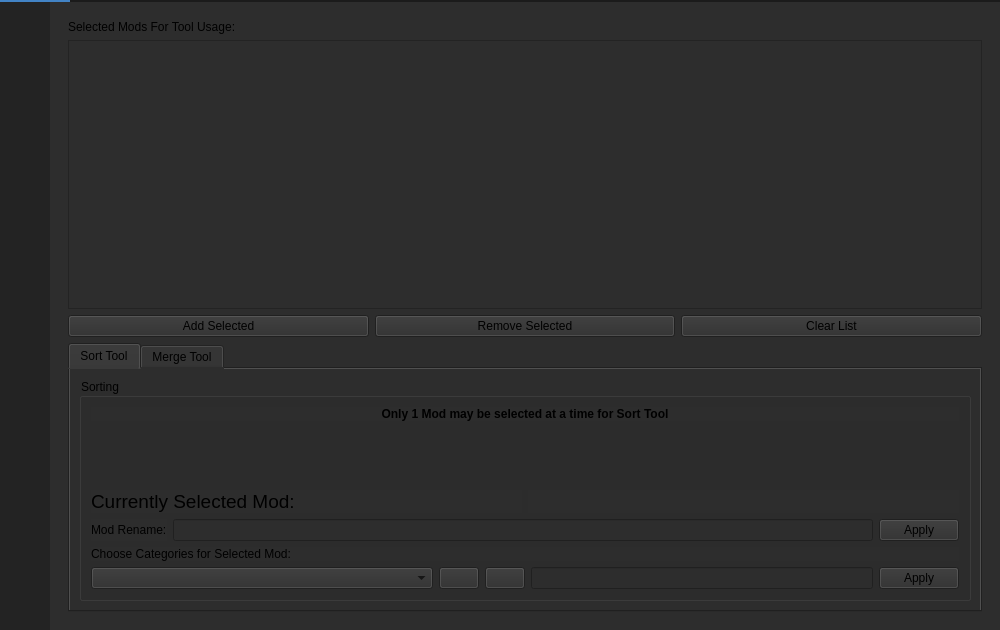
<?xml version="1.0" encoding="UTF-8"?>
<ui version="4.0">
 <class>MainWindow</class>
 <widget class="QMainWindow" name="MainWindow">
  <property name="geometry">
   <rect>
    <x>0</x>
    <y>0</y>
    <width>1000</width>
    <height>630</height>
   </rect>
  </property>
  <property name="minimumSize">
   <size>
    <width>1000</width>
    <height>500</height>
   </size>
  </property>
  <property name="windowTitle">
   <string>MainWindow</string>
  </property>
  <property name="styleSheet">
   <string notr="true">background-color: rgb(45, 45, 45);</string>
  </property>
  <widget class="QWidget" name="centralwidget">
   <layout class="QVBoxLayout" name="verticalLayout">
    <property name="spacing">
     <number>0</number>
    </property>
    <property name="leftMargin">
     <number>0</number>
    </property>
    <property name="topMargin">
     <number>0</number>
    </property>
    <property name="rightMargin">
     <number>0</number>
    </property>
    <property name="bottomMargin">
     <number>0</number>
    </property>
    <item>
     <widget class="QFrame" name="Top_Bar">
      <property name="maximumSize">
       <size>
        <width>16777215</width>
        <height>40</height>
       </size>
      </property>
      <property name="styleSheet">
       <string notr="true">background-color: rgb(35, 35, 35);</string>
      </property>
      <property name="frameShape">
       <enum>QFrame::NoFrame</enum>
      </property>
      <property name="frameShadow">
       <enum>QFrame::Raised</enum>
      </property>
      <layout class="QHBoxLayout" name="horizontalLayout">
       <property name="spacing">
        <number>0</number>
       </property>
       <property name="leftMargin">
        <number>0</number>
       </property>
       <property name="topMargin">
        <number>0</number>
       </property>
       <property name="rightMargin">
        <number>0</number>
       </property>
       <property name="bottomMargin">
        <number>0</number>
       </property>
       <item>
        <widget class="QFrame" name="frame_toggle">
         <property name="maximumSize">
          <size>
           <width>70</width>
           <height>40</height>
          </size>
         </property>
         <property name="styleSheet">
          <string notr="true">background-color: rgb(85, 170, 255);</string>
         </property>
         <property name="frameShape">
          <enum>QFrame::StyledPanel</enum>
         </property>
         <property name="frameShadow">
          <enum>QFrame::Raised</enum>
         </property>
         <layout class="QVBoxLayout" name="verticalLayout_2">
          <property name="spacing">
           <number>0</number>
          </property>
          <property name="leftMargin">
           <number>0</number>
          </property>
          <property name="topMargin">
           <number>0</number>
          </property>
          <property name="rightMargin">
           <number>0</number>
          </property>
          <property name="bottomMargin">
           <number>0</number>
          </property>
         </layout>
        </widget>
       </item>
       <item>
        <widget class="QFrame" name="frame_top">
         <property name="frameShape">
          <enum>QFrame::StyledPanel</enum>
         </property>
         <property name="frameShadow">
          <enum>QFrame::Raised</enum>
         </property>
        </widget>
       </item>
      </layout>
     </widget>
    </item>
    <item>
     <widget class="QFrame" name="Content">
      <property name="frameShape">
       <enum>QFrame::NoFrame</enum>
      </property>
      <property name="frameShadow">
       <enum>QFrame::Raised</enum>
      </property>
      <layout class="QHBoxLayout" name="horizontalLayout_2">
       <property name="spacing">
        <number>0</number>
       </property>
       <property name="leftMargin">
        <number>0</number>
       </property>
       <property name="topMargin">
        <number>0</number>
       </property>
       <property name="rightMargin">
        <number>0</number>
       </property>
       <property name="bottomMargin">
        <number>0</number>
       </property>
       <item>
        <widget class="QFrame" name="frame_left_menu">
         <property name="minimumSize">
          <size>
           <width>50</width>
           <height>0</height>
          </size>
         </property>
         <property name="maximumSize">
          <size>
           <width>50</width>
           <height>16777215</height>
          </size>
         </property>
         <property name="styleSheet">
          <string notr="true">background-color: rgb(35, 35, 35);</string>
         </property>
         <property name="frameShape">
          <enum>QFrame::NoFrame</enum>
         </property>
         <property name="frameShadow">
          <enum>QFrame::Raised</enum>
         </property>
         <property name="lineWidth">
          <number>0</number>
         </property>
         <layout class="QVBoxLayout" name="verticalLayout_3">
          <property name="spacing">
           <number>7</number>
          </property>
          <property name="leftMargin">
           <number>0</number>
          </property>
          <property name="topMargin">
           <number>0</number>
          </property>
          <property name="rightMargin">
           <number>0</number>
          </property>
          <property name="bottomMargin">
           <number>0</number>
          </property>
          <item>
           <widget class="QFrame" name="frame_top_menus">
            <property name="frameShape">
             <enum>QFrame::NoFrame</enum>
            </property>
            <property name="frameShadow">
             <enum>QFrame::Raised</enum>
            </property>
            <layout class="QVBoxLayout" name="verticalLayout_11">
             <item>
              <layout class="QGridLayout" name="top_menu_grid" rowstretch="0">
               <property name="leftMargin">
                <number>0</number>
               </property>
              </layout>
             </item>
            </layout>
           </widget>
          </item>
          <item>
           <widget class="QFrame" name="bottom_settings_frame">
            <property name="frameShape">
             <enum>QFrame::NoFrame</enum>
            </property>
            <property name="frameShadow">
             <enum>QFrame::Raised</enum>
            </property>
            <layout class="QVBoxLayout" name="verticalLayout_9">
             <item>
              <layout class="QGridLayout" name="lower_menu_grid">
               <item row="1" column="0">
                <spacer name="verticalSpacer">
                 <property name="orientation">
                  <enum>Qt::Vertical</enum>
                 </property>
                 <property name="sizeHint" stdset="0">
                  <size>
                   <width>20</width>
                   <height>40</height>
                  </size>
                 </property>
                </spacer>
               </item>
              </layout>
             </item>
            </layout>
           </widget>
          </item>
         </layout>
        </widget>
       </item>
       <item>
        <widget class="QFrame" name="frame_pages">
         <property name="frameShape">
          <enum>QFrame::NoFrame</enum>
         </property>
         <property name="frameShadow">
          <enum>QFrame::Raised</enum>
         </property>
         <layout class="QVBoxLayout" name="verticalLayout_5">
          <item>
           <widget class="QStackedWidget" name="stackedWidget">
            <property name="currentIndex">
             <number>0</number>
            </property>
            <widget class="QWidget" name="page_1">
             <layout class="QGridLayout" name="gridLayout_8">
              <item row="0" column="0">
               <layout class="QGridLayout" name="gridLayout">
                <item row="2" column="0">
                 <layout class="QGridLayout" name="mainlayout"/>
                </item>
                <item row="2" column="1">
                 <layout class="QGridLayout" name="gridLayout_3">
                  <item row="1" column="0">
                   <widget class="QListWidget" name="active_list">
                    <property name="dragEnabled">
                     <bool>true</bool>
                    </property>
                    <property name="dragDropMode">
                     <enum>QAbstractItemView::DragDrop</enum>
                    </property>
                    <property name="defaultDropAction">
                     <enum>Qt::MoveAction</enum>
                    </property>
                   </widget>
                  </item>
                  <item row="2" column="0">
                   <layout class="QHBoxLayout" name="horizontalLayout">
                    <item>
                     <widget class="QPushButton" name="add_selected_button">
                      <property name="text">
                       <string>Add Selected</string>
                      </property>
                     </widget>
                    </item>
                    <item>
                     <widget class="QPushButton" name="remove_selected_button">
                      <property name="text">
                       <string>Remove Selected</string>
                      </property>
                     </widget>
                    </item>
                    <item>
                     <widget class="QPushButton" name="clear_button">
                      <property name="text">
                       <string>Clear List</string>
                      </property>
                     </widget>
                    </item>
                   </layout>
                  </item>
                  <item row="0" column="0">
                   <widget class="QLabel" name="label">
                    <property name="text">
                     <string>Selected Mods For Tool Usage:</string>
                    </property>
                   </widget>
                  </item>
                  <item row="3" column="0">
                   <widget class="QTabWidget" name="tabWidget">
                    <property name="currentIndex">
                     <number>0</number>
                    </property>
                    <widget class="QWidget" name="tab">
                     <attribute name="title">
                      <string>Sort Tool</string>
                     </attribute>
                     <layout class="QGridLayout" name="gridLayout_2">
                      <item row="0" column="0">
                       <widget class="QGroupBox" name="groupBox">
                        <property name="title">
                         <string>Sorting</string>
                        </property>
                        <layout class="QGridLayout" name="gridLayout_5">
                         <item row="5" column="0">
                          <layout class="QGridLayout" name="gridLayout_4">
                           <item row="0" column="2">
                            <widget class="QPushButton" name="mod_rename_button">
                             <property name="text">
                              <string>Apply</string>
                             </property>
                            </widget>
                           </item>
                           <item row="0" column="0">
                            <widget class="QLabel" name="label_2">
                             <property name="text">
                              <string>Mod Rename:</string>
                             </property>
                            </widget>
                           </item>
                           <item row="0" column="1">
                            <widget class="QLineEdit" name="rename_edit"/>
                           </item>
                          </layout>
                         </item>
                         <item row="8" column="0">
                          <layout class="QGridLayout" name="gridLayout_7">
                           <item row="0" column="2">
                            <widget class="QPushButton" name="plus_button">
                             <property name="toolTip">
                              <string extracomment="Add Category Level"/>
                             </property>
                             <property name="text">
                              <string/>
                             </property>
                             <property name="icon">
                              <iconset>
                               <normaloff>../resources/images/plus.png</normaloff>../resources/images/plus.png</iconset>
                             </property>
                             <property name="iconSize">
                              <size>
                               <width>20</width>
                               <height>20</height>
                              </size>
                             </property>
                            </widget>
                           </item>
                           <item row="0" column="4">
                            <widget class="QLineEdit" name="category_edit"/>
                           </item>
                           <item row="0" column="0">
                            <widget class="QComboBox" name="category_combo">
                             <property name="sizePolicy">
                              <sizepolicy hsizetype="MinimumExpanding" vsizetype="Fixed">
                               <horstretch>0</horstretch>
                               <verstretch>0</verstretch>
                              </sizepolicy>
                             </property>
                             <property name="minimumSize">
                              <size>
                               <width>80</width>
                               <height>0</height>
                              </size>
                             </property>
                             <property name="editable">
                              <bool>false</bool>
                             </property>
                            </widget>
                           </item>
                           <item row="0" column="5">
                            <widget class="QPushButton" name="category_name_button">
                             <property name="text">
                              <string>Apply</string>
                             </property>
                            </widget>
                           </item>
                           <item row="0" column="3">
                            <widget class="QPushButton" name="minus_button">
                             <property name="toolTip">
                              <string extracomment="Delete Current Category Level"/>
                             </property>
                             <property name="text">
                              <string/>
                             </property>
                             <property name="icon">
                              <iconset>
                               <normaloff>../resources/images/minus.png</normaloff>../resources/images/minus.png</iconset>
                             </property>
                             <property name="iconSize">
                              <size>
                               <width>20</width>
                               <height>20</height>
                              </size>
                             </property>
                            </widget>
                           </item>
                          </layout>
                         </item>
                         <item row="7" column="0">
                          <widget class="QLabel" name="label_3">
                           <property name="text">
                            <string>Choose Categories for Selected Mod:</string>
                           </property>
                          </widget>
                         </item>
                         <item row="1" column="0">
                          <widget class="QLabel" name="label_4">
                           <property name="font">
                            <font>
                             <bold>true</bold>
                            </font>
                           </property>
                           <property name="text">
                            <string>Only 1 Mod may be selected at a time for Sort Tool</string>
                           </property>
                           <property name="alignment">
                            <set>Qt::AlignCenter</set>
                           </property>
                          </widget>
                         </item>
                         <item row="3" column="0">
                          <layout class="QHBoxLayout" name="horizontalLayout_2">
                           <item>
                            <widget class="QLabel" name="label_5">
                             <property name="font">
                              <font>
                               <pointsize>14</pointsize>
                              </font>
                             </property>
                             <property name="text">
                              <string>Currently Selected Mod:</string>
                             </property>
                            </widget>
                           </item>
                           <item>
                            <widget class="QLabel" name="sort_mod_label">
                             <property name="text">
                              <string/>
                             </property>
                            </widget>
                           </item>
                          </layout>
                         </item>
                         <item row="2" column="0">
                          <spacer name="verticalSpacer">
                           <property name="orientation">
                            <enum>Qt::Vertical</enum>
                           </property>
                           <property name="sizeHint" stdset="0">
                            <size>
                             <width>20</width>
                             <height>40</height>
                            </size>
                           </property>
                          </spacer>
                         </item>
                        </layout>
                       </widget>
                      </item>
                     </layout>
                    </widget>
                    <widget class="QWidget" name="tab_2">
                     <attribute name="title">
                      <string>Merge Tool</string>
                     </attribute>
                     <layout class="QGridLayout" name="gridLayout_6">
                      <item row="0" column="0">
                       <widget class="QLabel" name="label_6">
                        <property name="text">
                         <string>Coming Soon. (Not implemented yet)</string>
                        </property>
                       </widget>
                      </item>
                     </layout>
                    </widget>
                   </widget>
                  </item>
                 </layout>
                </item>
               </layout>
              </item>
             </layout>
            </widget>
            <widget class="QWidget" name="page_2">
             <layout class="QVBoxLayout" name="verticalLayout_6">
              <item>
               <widget class="QLabel" name="label_2">
                <property name="font">
                 <font>
                  <pointsize>40</pointsize>
                 </font>
                </property>
                <property name="styleSheet">
                 <string notr="true">color: #FFF;</string>
                </property>
                <property name="text">
                 <string>Download mods?</string>
                </property>
                <property name="alignment">
                 <set>Qt::AlignCenter</set>
                </property>
               </widget>
              </item>
             </layout>
            </widget>
            <widget class="QWidget" name="page_3">
             <layout class="QVBoxLayout" name="verticalLayout_8">
              <item>
               <widget class="QPushButton" name="set_mod_dir_button">
                <property name="text">
                 <string>Set Mod Directory</string>
                </property>
               </widget>
              </item>
              <item>
               <widget class="QLabel" name="label">
                <property name="font">
                 <font>
                  <pointsize>40</pointsize>
                 </font>
                </property>
                <property name="styleSheet">
                 <string notr="true">color: #FFF;</string>
                </property>
                <property name="text">
                 <string>Settings</string>
                </property>
                <property name="alignment">
                 <set>Qt::AlignCenter</set>
                </property>
               </widget>
              </item>
             </layout>
            </widget>
           </widget>
          </item>
         </layout>
        </widget>
       </item>
      </layout>
     </widget>
    </item>
   </layout>
  </widget>
 </widget>
 <resources/>
 <connections/>
</ui>
